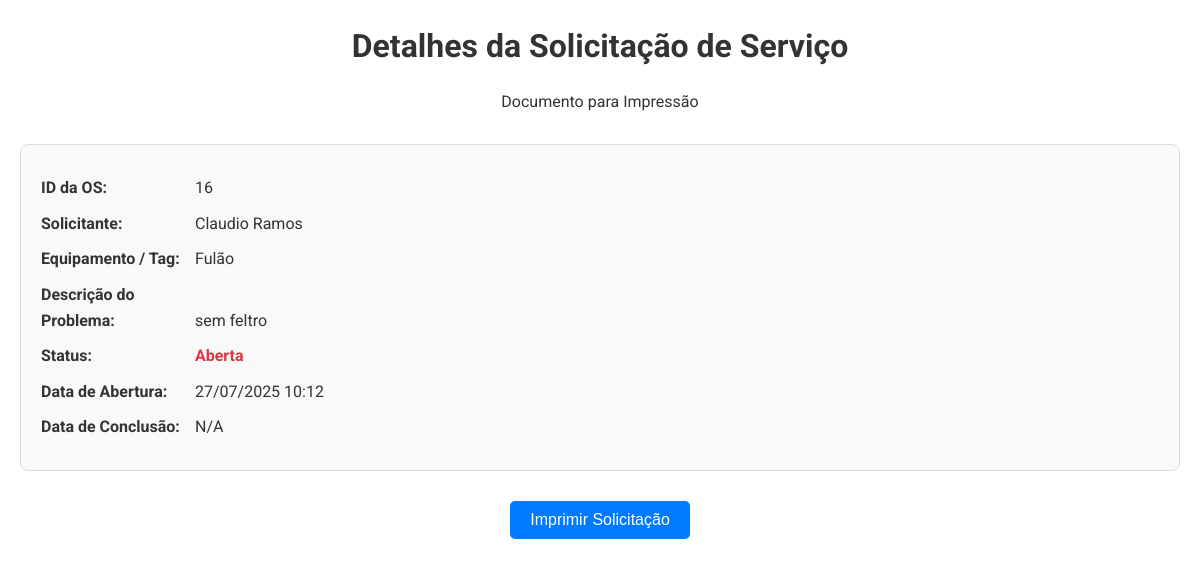
The page /imprimir_os.php?id=16 on the database as committed earlier.
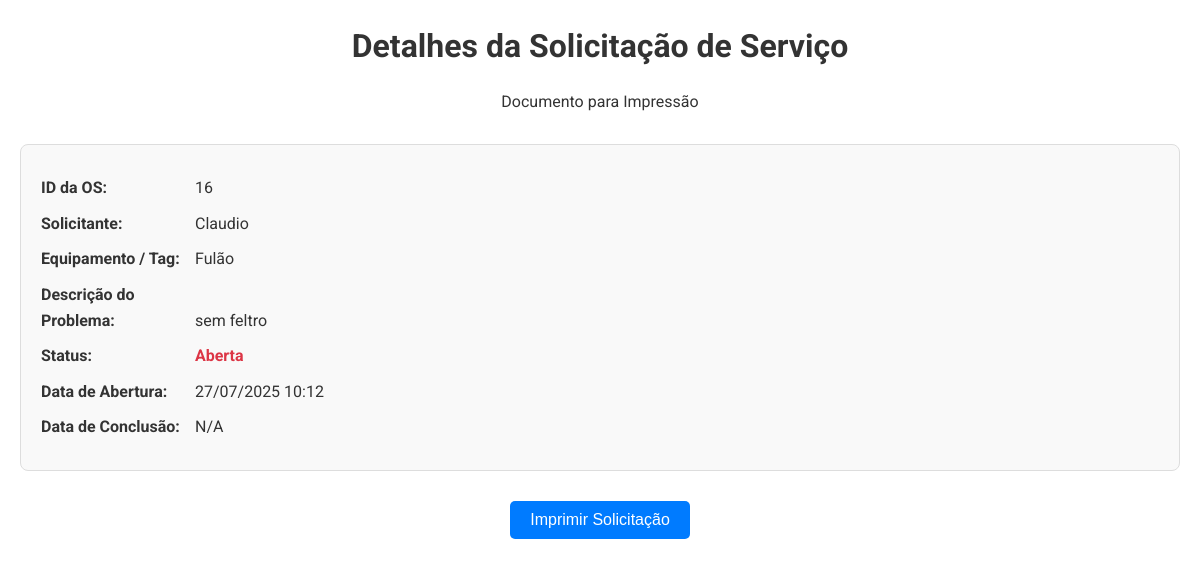
The same page on the database as committed later.
### tables this page shows
CREATE TABLE `ordens_servico` (
  `id` int(11) NOT NULL,
  `cliente` varchar(255) NOT NULL,
  `equipamento` varchar(255) NOT NULL,
  `descricao_problema` text NOT NULL,
  `status` enum('Aberta','Em Andamento','Aguardando Peças','Concluída','Cancelada') DEFAULT 'Aberta',
  `data_abertura` datetime DEFAULT current_timestamp(),
  `data_conclusao` datetime DEFAULT NULL,
  `setor` varchar(255) NOT NULL DEFAULT '',
  `prioridade` varchar(50) NOT NULL DEFAULT 'BAIXA'
);

### imprimir_os.php (the view, shortened to what this page needs)
<?php
include 'conexao.php';
$os_data = null;
if (isset($_GET['id']) && is_numeric($_GET['id'])) {
    $id_os = $_GET['id'];
    $sql_select_single = "SELECT * FROM ordens_servico WHERE id = ?";
    if ($stmt = $conn->prepare($sql_select_single)) {
        $stmt->bind_param("i", $id_os);
        $stmt->execute();
        $result_single = $stmt->get_result();
        if ($result_single->num_rows > 0) {
            $os_data = $result_single->fetch_assoc();
        } else {
            echo "<p>Ordem de Serviço não encontrada.</p>";
        }
    } else {
        echo "<p>Erro na preparação da consulta.</p>";
    }
} else {
    echo "<p>ID da Ordem de Serviço não fornecido.</p>";
}
?>
<!DOCTYPE html>
<html lang="pt-BR">
<head>
</head>
<body>
    <div class="header">
        <h1>Detalhes da Solicitação de Serviço</h1>
        <p>Documento para Impressão</p>
    </div>
    <?php if ($os_data): ?>
        <div class="os-details">
            <p><strong>ID da OS:</strong> <?php echo htmlspecialchars($os_data['id']); ?></p>
            <p><strong>Solicitante:</strong> <?php echo htmlspecialchars($os_data['cliente']); ?></p>
            <p><strong>Equipamento / Tag:</strong> <?php echo htmlspecialchars($os_data['equipamento']); ?></p>
            <p><strong>Descrição do Problema:</strong>
                <?php echo nl2br(htmlspecialchars($os_data['descricao_problema'])); ?></p>
            <p>
                <strong>Status:</strong>
                <span class="status-<?php echo strtolower(str_replace(' ', '-', $os_data['status'])); ?>">
                    <?php echo htmlspecialchars($os_data['status']); ?>
                </span>
            </p>
            <p><strong>Data de Abertura:</strong> <?php echo date('d/m/Y H:i', strtotime($os_data['data_abertura'])); ?></p>
            <p><strong>Data de Conclusão:</strong>
                <?php echo $os_data['data_conclusao'] ? date('d/m/Y H:i', strtotime($os_data['data_conclusao'])) : 'N/A'; ?>
            </p>
        </div>
        <div class="print-button-container">
            <button class="print-button" onclick="window.print()">Imprimir Solicitação</button>
        </div>
    <?php else: ?>
        <p>Não foi possível carregar os detalhes da Ordem de Serviço.</p>
    <?php endif; ?>
</body>
</html>

### imprimir_os.php (style rules this page uses)
body { font-family: "Roboto", sans-serif; margin: 20px; color: #333; line-height: 1.6; }
.header { text-align: center; margin-bottom: 30px; }
.header h1 { color: #333; margin-bottom: 5px; }
.os-details { border: 1px solid #ddd; padding: 20px; margin-bottom: 30px; border-radius: 8px; background-color: #f9f9f9; }
.os-details p { margin: 10px 0; }
.os-details p strong { display: inline-block; width: 150px; }
.status-aberta { color: #dc3545; font-weight: bold; }
.print-button-container { text-align: center; margin-top: 30px; }
.print-button { background-color: #007bff; color: white; padding: 10px 20px; border: none; border-radius: 5px; cursor: pointer; font-size: 16px; }

Rows that differ between the two databases and show on the page:
changed ordens_servico "Fulão": cliente "Claudio Ramos" → "Claudio"
